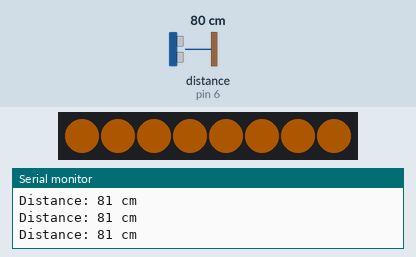
This sketch was run on a simulated Arduino Uno, built with avr-gcc and run on an emulated ATmega328P. Shown: 8 RGB LEDs in strip order, left to right, the last lines printed to the serial monitor. The inputs (shaded band) are chosen by the test bench; at power-on: distance to the obstacle (sensor on pin 6) 80 cm. The echo pulse lasts 58.3 µs per cm; dim RGB values are drawn brighter than linear.

Above: at 1.2 s.
1.3 s: distance to the obstacle (sensor on pin 6) set to 33 cm
2.8 s: distance to the obstacle (sensor on pin 6) set to 26 cm
At 4.0 s:
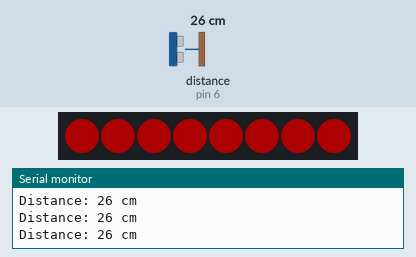
4.3 s: distance to the obstacle (sensor on pin 6) set to 120 cm
At 4.7 s:
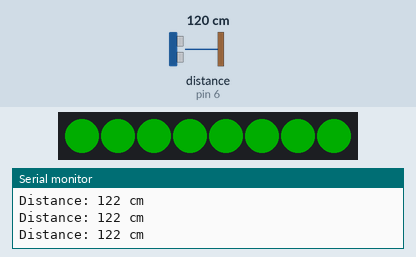
5.8 s: distance to the obstacle (sensor on pin 6) set to 2 cm
At 6.4 s:
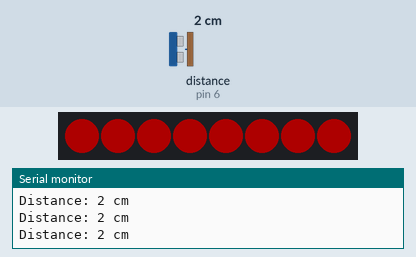
7.3 s: distance to the obstacle (sensor on pin 6) set to 35 cm
At 8.4 s:
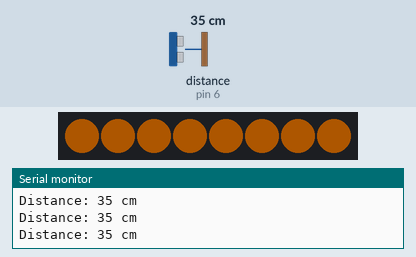
Timing chart, 0 to 9.8 s (numbered marks = the images above; inputs shaded):
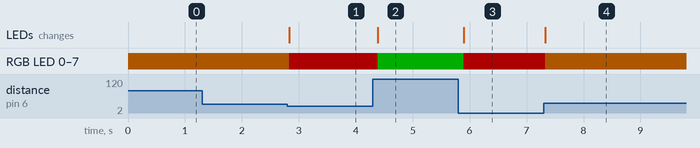

Measured:
- the behaviour switches between 30 and 29 cm on distance to the obstacle (sensor on pin 6) (found by bisection; images 0 and 1)
- after the input at 2.8 s, RGB LED 0–7: RGB(50, 25, 0) → RGB(50, 0, 0) at once; the LEDs: change at once (image 1)
- after the input at 4.3 s, RGB LED 0–7: RGB(50, 0, 0) → RGB(0, 50, 0) after 0.09 s; the LEDs: change after 0.09 s (image 2)
- after the input at 5.8 s, RGB LED 0–7: RGB(0, 50, 0) → RGB(50, 0, 0) after 0.10 s; the LEDs: change after 0.10 s (image 3)
- after the input at 7.3 s, RGB LED 0–7: RGB(50, 0, 0) → RGB(50, 25, 0) at once; the LEDs: change at once (image 4)

The sketch:

DistanceSensing.ino
```cpp
#include <NewPing.h>
#include <Adafruit_NeoPixel.h>
#define TRIG_PIN 5
#define ECHO_PIN 6
#define MAX_DISTANCE 400
#define NUM_PIXELS 8
#define PIN 18

NewPing sonar(TRIG_PIN, ECHO_PIN, MAX_DISTANCE);
Adafruit_NeoPixel strip = Adafruit_NeoPixel(NUM_PIXELS, PIN, NEO_GRB + NEO_KHZ800);

void setup() {
  Serial.begin(112500);

  pinMode(TRIG_PIN, OUTPUT);
  pinMode(ECHO_PIN, INPUT);

  digitalWrite(TRIG_PIN, LOW);
  strip.begin();
  strip.setBrightness(50);
  Serial.println("Let's begin!");
  strip.clear();
  strip.show();
}

void loop() {
  unsigned int distance = sonar.ping_cm();
  uint32_t color;

  Serial.print("Distance: ");
  Serial.print(distance);
  Serial.println(" cm");

  if (distance < 30 || distance == 0) {
    color = strip.Color(255, 0, 0);
  }

  else if (distance <= 100) {
    color = strip.Color(255, 128, 0);
  }

  else {
    color = strip.Color(0, 255, 0);
  }

  strip.fill(color, 0, NUM_PIXELS);
  strip.show();
  delay(100);
}
```
